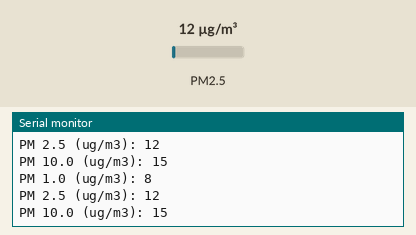
A sketch run on a simulated Arduino Uno, built with avr-gcc and run on an emulated ATmega328P. Parts: the last lines printed to the serial monitor. The inputs (shaded band) are chosen by the test bench; at power-on: PM2.5 12 µg/m³.

Above: at 1.2 s.
1.3 s: PM2.5 set to 6 µg/m³
At 1.32 s:
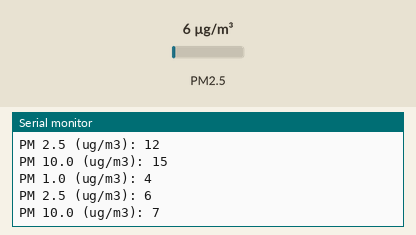
2.8 s: PM2.5 set to 75 µg/m³
At 2.83 s:
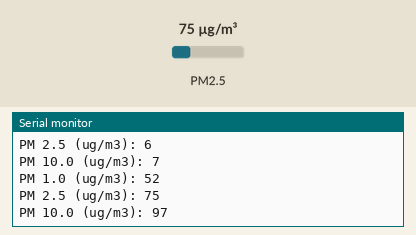
Timing chart, 0 to 5.8 s (numbered marks = the images above; inputs shaded):
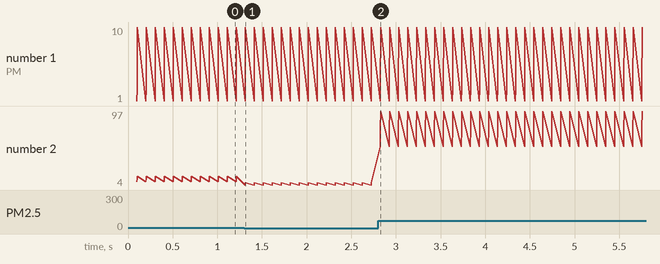

The sketch:

PM_test.ino
```cpp
// Nag-modify ako ng konti based sa naging experience ko. I would recommend to use this code snippet.
// Ito yung online tutorial na pinagbasihan ko: https://www.hackster.io/shahizat005/building-an-esp32-based-iot-weather-station-with-ubidots-05adcc

#include <Arduino.h>

// To install this library, go to Sketch > Include Library > Manage Libraries tapos search niyo "software serial"
// then install yung "EspSoftwareSerial" by Dirk Kaar, Peter Lerup
#include "SoftwareSerial.h"

// To install this library, go to Sketch > Include Library > Manage Libraries tapos search niyo "pms library"
// then install yung "PMS Library" by Mariusz Kacki
#include "PMS.h"

// Kinabit ko yung PMS7003 RX saka TX sa pin 15 and 19 nung microprocessor, pero you can pick any GPIO pin
// Check here for pinout: https://www.upesy.com/blogs/tutorials/esp32-pinout-reference-gpio-pins-ultimate-guide
#define PMS7003_TX 33
#define PMS7003_RX 32

// Don't change this
#define PMS7003_BAUD 9600

SoftwareSerial pms_ss(PMS7003_TX, PMS7003_RX);
PMS pms(pms_ss);
PMS::DATA pms_data;

void setup() {
  Serial.begin(115200);
  pms_ss.begin(PMS7003_BAUD);
}

void loop() {
  while (pms_ss.available()) {
    pms_ss.read();
  }
  pms.requestRead();
  if (pms.readUntil(pms_data)) {
    Serial.print("PM 1.0 (ug/m3): ");
    Serial.println(pms_data.PM_AE_UG_1_0);
    Serial.print("PM 2.5 (ug/m3): ");
    Serial.println(pms_data.PM_AE_UG_2_5);
    Serial.print("PM 10.0 (ug/m3): ");
    Serial.println(pms_data.PM_AE_UG_10_0);
  }
}
```

Measured:
- after the input at 1.3 s, the serial monitor: prints a new line at once (image 1)
- after the input at 2.8 s, the serial monitor: prints a new line at once (image 2)
- plotted number 2: 15 → 7 after the input at 1.3 s, 7 → 75 after the input at 2.8 s
